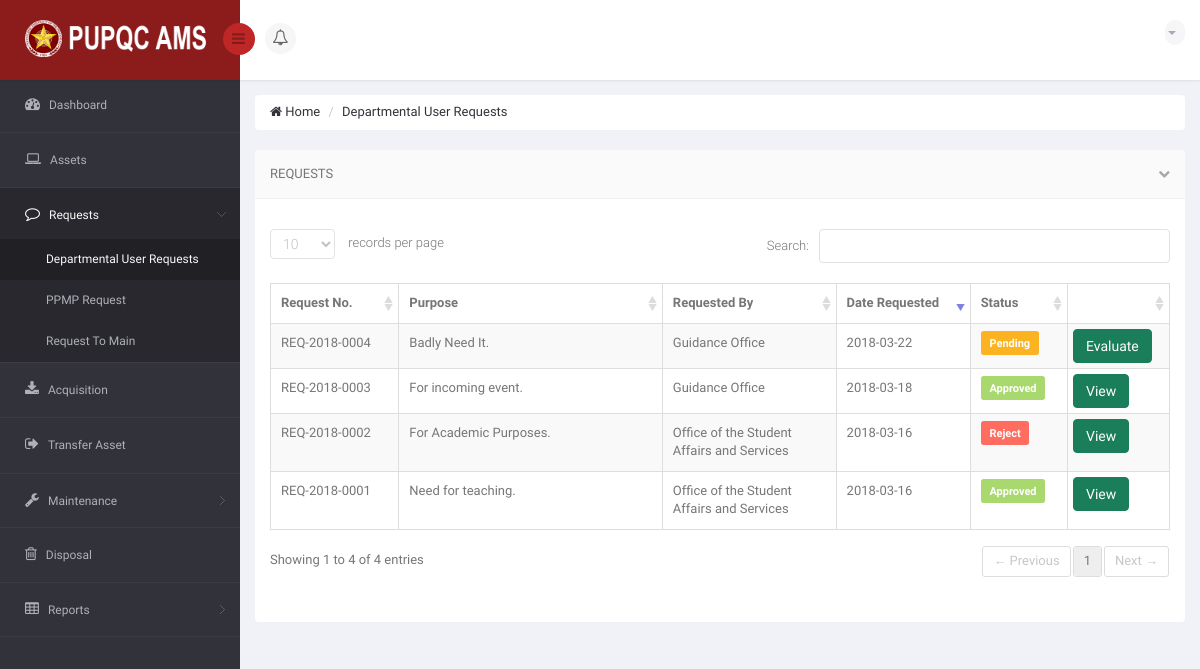
Page /DIR/PropertyOfficer/PODURequests.php (signed in) on the earlier database version.
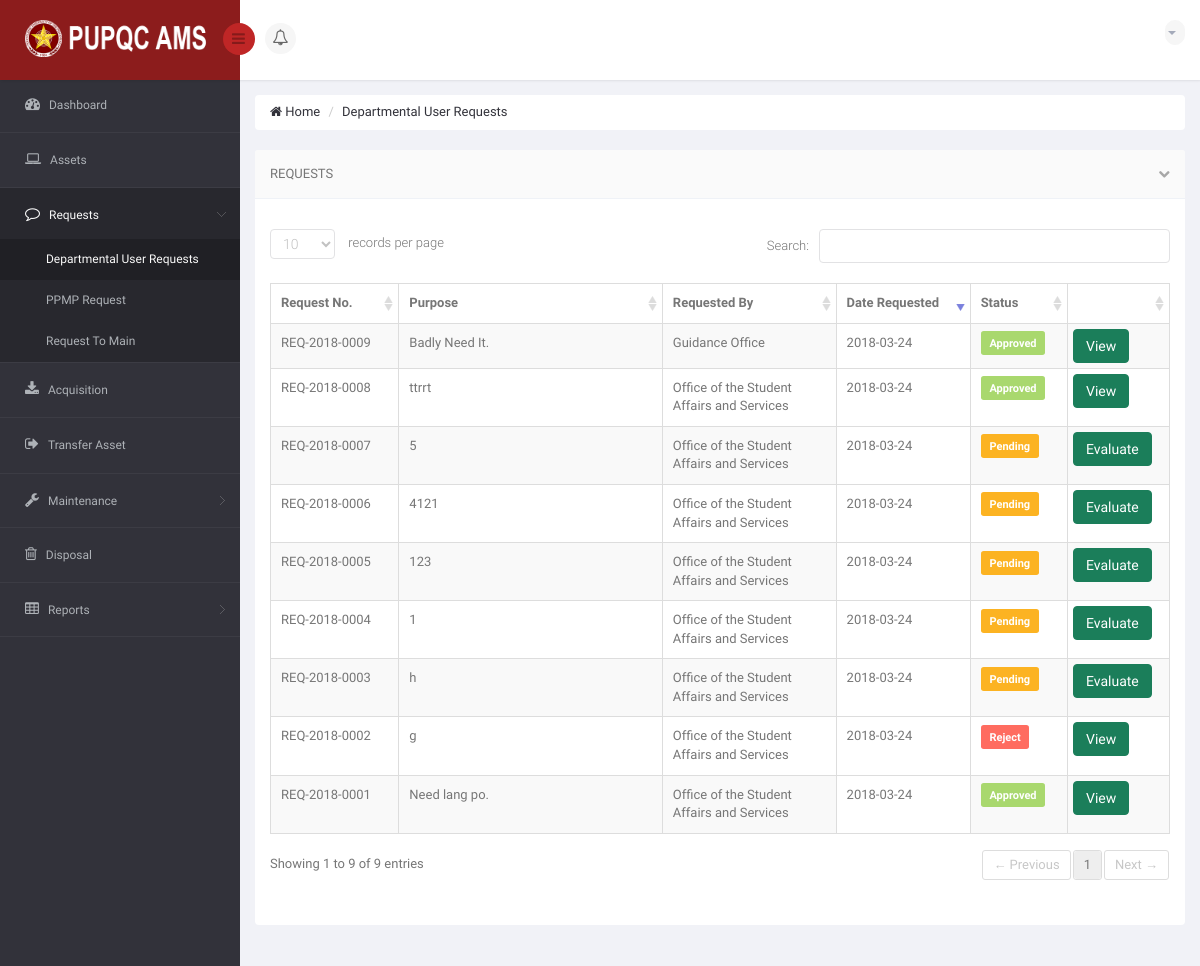
Same page on the later database version.
### tables this page shows
CREATE TABLE `ams_t_user_request_summary` (
  `URS_ID` int(11) NOT NULL,
  `URS_NO` varchar(15) NOT NULL,
  `URS_REQUEST_DATE` date NOT NULL,
  `URS_PURPOSE` varchar(350) NOT NULL,
  `URS_STATUS_TO_PO` varchar(25) NOT NULL DEFAULT 'Pending',
  `URS_APPROVED_DATE` date DEFAULT NULL,
  `URS_REJECT_DATE` date DEFAULT NULL,
  `URS_REMARKS` varchar(350) DEFAULT NULL,
  `URS_VIEW_BY_USER` int(11) NOT NULL DEFAULT '0',
  `URS_VIEW_BY_PO` int(11) NOT NULL DEFAULT '0',
  `URS_VIEW_BY_USER_MAIN` int(11) NOT NULL DEFAULT '0',
  `URS_VIEW_CLICKED` int(11) NOT NULL DEFAULT '0'
);

CREATE TABLE `ams_r_office` (
  `O_ID` int(11) NOT NULL,
  `O_CODE` varchar(50) NOT NULL,
  `O_NAME` varchar(120) NOT NULL,
  `C_ID` int(11) NOT NULL
);

### DIR/PropertyOfficer/PODURequests.php (the view, shortened to what this page needs)
<!DOCTYPE html>
<html lang="en">
<head>
    <link href="../../bs3/css/bootstrap.min.css" rel="stylesheet">
    <link href="../../css/bootstrap-reset.css" rel="stylesheet">
    <link href="../../font-awesome/css/font-awesome.css" rel="stylesheet" />
    <link href="../../js/advanced-datatable/css/demo_page.css" rel="stylesheet" />
    <link href="../../js/advanced-datatable/css/demo_table.css" rel="stylesheet" />
    <link rel="stylesheet" href="../../js/data-tables/DT_bootstrap.css" />
    <link href="../../css/style.css" rel="stylesheet">
    <link href="../../css/style-responsive.css" rel="stylesheet" />
    <link href="../../js/iCheck/skins/minimal/minimal.css" rel="stylesheet">
    <link href="../../js/iCheck/skins/minimal/red.css" rel="stylesheet">
    <link href="../../js/iCheck/skins/minimal/green.css" rel="stylesheet">
    <link href="../../js/iCheck/skins/minimal/blue.css" rel="stylesheet">
    <link href="../../js/iCheck/skins/minimal/yellow.css" rel="stylesheet">
    <link href="../../js/iCheck/skins/minimal/purple.css" rel="stylesheet">
    <link href="../../js/iCheck/skins/square/square.css" rel="stylesheet">
    <link href="../../js/iCheck/skins/square/red.css" rel="stylesheet">
    <link href="../../js/iCheck/skins/square/green.css" rel="stylesheet">
    <link href="../../js/iCheck/skins/square/blue.css" rel="stylesheet">
    <link href="../../js/iCheck/skins/square/yellow.css" rel="stylesheet">
    <link href="../../js/iCheck/skins/square/purple.css" rel="stylesheet">
    <link href="../../js/iCheck/skins/flat/grey.css" rel="stylesheet">
    <link href="../../js/iCheck/skins/flat/red.css" rel="stylesheet">
    <link href="../../js/iCheck/skins/flat/green.css" rel="stylesheet">
    <link href="../../js/iCheck/skins/flat/blue.css" rel="stylesheet">
    <link href="../../js/iCheck/skins/flat/yellow.css" rel="stylesheet">
    <link href="../../js/iCheck/skins/flat/purple.css" rel="stylesheet">
    <link rel="stylesheet" type="text/css" href="../../js/select2/select2.css" />
    <link rel="stylesheet" type="text/css" href="../../js/bootstrap-daterangepicker/daterangepicker-bs3.css" />
    <link rel="stylesheet" type="text/css" href="../../js/bootstrap-datetimepicker/css/datetimepicker.css" />
    <link rel="stylesheet" type="text/css" href="../../js/bootstrap-datepicker/css/datepicker.css" />
    <link href="../../js/plugins/sweetalert/sweetalert.css" type="text/css" rel="stylesheet" media="screen,projection">
</head>
<body>
<section id="container" >
<header class="header fixed-top clearfix">
<div class="brand">
    <a href="PODashboard.php" class="logo">
        <img src="../../images/pupqcnew.png" style="width: 193px; height: 37px;" alt="">
    </a>
    <div class="sidebar-toggle-box">
        <div class="fa fa-bars"></div>
    </div>
</div>
<div class="nav notify-row" id="top_menu">
    <ul class="nav top-menu">
        <li id="header_notification_bar" class="dropdown">
            <a data-toggle="dropdown" class="dropdown-toggle" href="#">
                <i class="fa fa-bell-o"></i>
            </a>
        </li>
    </ul>
</div>
<div class="top-nav clearfix">
    <ul class="nav pull-right top-menu">
        <li class="dropdown">
            <a data-toggle="dropdown" class="dropdown-toggle" href="#">
                <?php
                    include('../Connection/db.php');
                  ?>
                <b class="caret"></b>
            </a>
        </li>
    </ul>
</div>
</header>
<aside>
    <div id="sidebar" class="nav-collapse">
        <div class="leftside-navigation">
    <ul class="sidebar-menu" id="nav-accordion">
        <li>
            <a href="PODashboard.php">
                <i class="fa fa-dashboard"></i>
                <span>Dashboard</span>
            </a>
        </li>
        <li>
            <a href="POAsset.php">
                <i class="fa fa-laptop"></i>
                <span>Assets</span>
            </a>
        </li>
        <li class="sub-menu">
            <a href="javascript:;" class="active">
                <i class="fa fa-comment-o"></i>
                <span>Requests</span>
            </a>
            <ul class="sub">
                <li class="active"><a href="PODURequests.php">Departmental User Requests</a></li>
                <li><a href="POPPMP.php">PPMP Request</a></li>
                <li><a href="PORequestToMain.php">Request To Main</a></li>
            </ul>
        </li>
        <li>
            <a href="POAcquisition.php">
                <i class="fa fa-download"></i>
                <span>Acquisition</span>
            </a>
        </li>
        <li>
            <a href="POTransferAsset.php">
                <i class="fa fa-sign-out"></i>
                <span>Transfer Asset</span>
            </a>
        </li>
        <li class="sub-menu">
            <a href="javascript:;">
                <i class="fa fa-wrench"></i>
                <span>Maintenance</span>
            </a>
        </li>
        <li>
            <a href="PODisposal.php">
                <i class="fa fa-trash-o"></i>
                <span>Disposal</span>
            </a>
        </li>
        <li class="sub-menu">
            <a href="javascript:;">
                <i class="fa fa fa-table"></i>
                <span>Reports</span>
            </a>
        </li>
    </ul>
</div
    </div>
</aside>
    <section id="main-content">
        <section class="wrapper">
            <div class="row">
                <div class="col-md-12">
                    <ul class="breadcrumb">
                        <li><a href="PODashboard.php"><i class="fa fa-home"></i> Home</a></li>
                        <li><a href="PORequisitionRequests.php">Departmental User Requests</a></li>
                    </ul>
                </div>
            </div>
            <div class="row">
                <div class="col-sm-12">
                    <section class="panel">
                        <header class="panel-heading">
                            Requests
                            <span class="tools pull-right">
                                <a href="javascript:;" class="fa fa-chevron-down"></a>
                             </span>
                        </header>
                        <div class="panel-body">
                            <div class="adv-table">
                                <table  class="display table table-bordered table-striped" id="dynamic-table">
                                    <thead>
                                        <tr>
                                            <th style="width: 135px;">Request No.</th>
                                            <th style="">Purpose</th>
                                            <th style="width: 175px;">Requested By</th>
                                            <th style="width: 140px;">Date Requested</th>
                                            <th style="width: 100px;">Status</th>
                                            <th style="width: 95px;"></th>
                                        </tr>
                                    </thead>
                                    <tbody>
                                        <?php
                                            $sql = "SELECT * FROM `ams_t_user_request_summary` AS URS INNER JOIN `ams_t_user_request` AS UR ON UR.URS_ID = URS.URS_ID INNER JOIN `ams_r_employee_profile` AS EP ON UR.EP_ID = EP.EP_ID INNER JOIN `ams_r_office` AS O ON EP.O_ID = O.O_ID GROUP BY URS.URS_ID ORDER BY URS.URS_REQUEST_DATE DESC, URS.URS_ID DESC";
                                            $result = mysqli_query($connection, $sql) or die("Bad Query: $sql");
                                            while($row = mysqli_fetch_assoc($result))
                                            {
                                              $id = $row['URS_ID'];
                                              $no = $row['URS_NO'];
                                              $date = $row['URS_REQUEST_DATE'];
                                              $purpose = $row['URS_PURPOSE'];
                                              $officename = $row['O_NAME'];
                                              $statuz = $row['URS_STATUS_TO_PO'];
                                        ?>
                                        <tr class="gradeX">
                                            <td> <?php echo $no; ?> </td>
                                            <td> <?php echo $purpose; ?> </td>
                                            <td> <?php echo $officename; ?> </td>
                                            <td> <?php echo $date; ?> </td>
                                            <?php
                                                if ($statuz == 'Pending')
                                                {
                                            ?>
                                            <td> <p class="label label-warning label-mini" style="font-size: 11px;"> <?php echo $statuz; ?> </p>
                                            </td>
                                            <td>
                                                <a href="POViewRequestFromDU.php?viewrequests=<?php echo $id; ?>" class="btn btn-success" style="margin: -5px;">Evaluate</a>
                                            </td>
                                            <?php
                                                }
                                                elseif ($statuz == 'Approved')
                                                {
                                            ?>
                                            <td> <p class="label label-success label-mini" style="font-size: 11px;"> <?php echo $statuz; ?> </p>
                                            </td>
                                            <td>
                                                <a href="POViewRequestToMain.php?reqmain=<?php echo $id; ?>" class="btn btn-success" style="margin: -5px;" >View</a>
                                            </td>
                                            <?php
                                                }
                                                elseif ($statuz == 'Reject')
                                                {
                                            ?>
                                            <td> <p class="label label-danger label-mini" style="font-size: 11px;"> <?php echo $statuz; ?> </p>
                                            </td>
                                            <td>
                                                <a href="POViewRejectedRequestByPO.php?reqnnumber=<?php echo $id; ?>" class="btn btn-success" style="margin: -5px;" >View</a>
                                            </td>
                                            <?php
                                                }
                                            ?>
                                        </tr>
                                        <?php
                                            }
                                        ?>
                                    </tbody>
                                </table>
                            </div>
                        </div>
                    </section>
                </div>
            </div>
        </section>
    </section>
</section>
</body>
</html>

### js/advanced-datatable/css/demo_table.css (style rules this page uses)
table.display { margin: 0 auto; clear: both; width: 100%; }
table.display thead th { padding: 3px 18px 3px 10px; border-bottom: 1px solid black; font-weight: bold; cursor: pointer; * cursor: hand; }
table.display td { padding: 3px 10px; }
.sorting_desc { background: url('../images/sort_desc.png') no-repeat center right; }
.sorting { background: url('../images/sort_both.png') no-repeat center right; }
table.display tr.odd.gradeX { background-color: #ffdddd; }
table.display tr.even.gradeX { background-color: #ffeeee; }
tr.odd { background-color: #F9F9F9; }
tr.even { background-color: white; }
tr.odd td.sorting_1 { background-color: #D3D6FF; }
tr.even td.sorting_1 { background-color: #EAEBFF; }
tr.odd.gradeX td.sorting_1 { background-color: #ffc4c4; }
tr.even.gradeX td.sorting_1 { background-color: #ffd5d5; }
table.display tr.gradeX { background-color: #ffdddd; }

Differences in the rows shown:
added ams_t_user_request_summary: URS_NO "REQ-2018-0009", URS_PURPOSE "Badly Need It.", ams_r_office.O_NAME "Guidance Office", URS_REQUEST_DATE "2018-03-24", URS_STATUS_TO_PO "Approved"
added ams_t_user_request_summary: URS_NO "REQ-2018-0008", URS_PURPOSE "ttrrt", ams_r_office.O_NAME "Office of the Student Affairs and Services", URS_REQUEST_DATE "2018-03-24", URS_STATUS_TO_PO "Approved"
added ams_t_user_request_summary: URS_NO "REQ-2018-0007", URS_PURPOSE "5", ams_r_office.O_NAME "Office of the Student Affairs and Services", URS_REQUEST_DATE "2018-03-24", URS_STATUS_TO_PO "Pending"
added ams_t_user_request_summary: URS_NO "REQ-2018-0006", URS_PURPOSE "4121", ams_r_office.O_NAME "Office of the Student Affairs and Services", URS_REQUEST_DATE "2018-03-24", URS_STATUS_TO_PO "Pending"
added ams_t_user_request_summary: URS_NO "REQ-2018-0005", URS_PURPOSE "123", ams_r_office.O_NAME "Office of the Student Affairs and Services", URS_REQUEST_DATE "2018-03-24", URS_STATUS_TO_PO "Pending"
changed ams_t_user_request_summary "REQ-2018-0004": URS_PURPOSE "Badly Need It." → "1"; ams_r_office.O_NAME "Guidance Office" → "Office of the Student Affairs and Services"; URS_REQUEST_DATE "2018-03-22" → "2018-03-24"
changed ams_t_user_request_summary "REQ-2018-0003": URS_PURPOSE "For incoming event." → "h"; ams_r_office.O_NAME "Guidance Office" → "Office of the Student Affairs and Services"; URS_REQUEST_DATE "2018-03-18" → "2018-03-24"; URS_STATUS_TO_PO "Approved" → "Pending"; URS_STATUS_TO_PO "View" → "Evaluate"
changed ams_t_user_request_summary "REQ-2018-0002": URS_PURPOSE "For Academic Purposes." → "g"; URS_REQUEST_DATE "2018-03-16" → "2018-03-24"
changed ams_t_user_request_summary: URS_PURPOSE "Need for teaching." → "Need lang po."; URS_REQUEST_DATE "2018-03-16" → "2018-03-24"
Other differences:
text written by a page script: "records per page Search: Showing 1 to 4 of 4 entries ← Previous 1 Next →" → "records per page Search: Showing 1 to 9 of 9 entries ← Previous 1 Next →"
